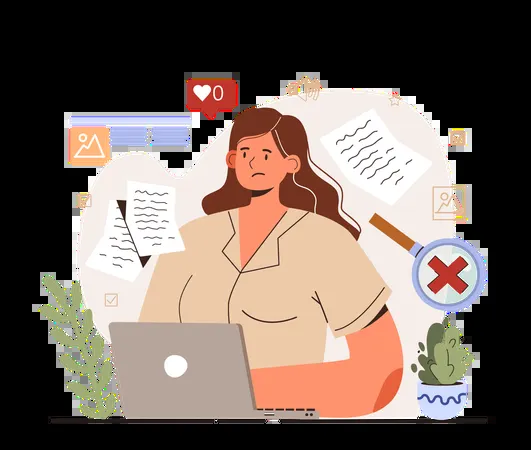
#> input picture Phase1/taskimg.webp, 531 x 450 px, found by its file name
$ python crop.py
#> lines starting #> are read from the running program, lines starting #| are printed output that depends on the picture
import cv2

image = cv2.imread('Phase2\\taskimg.webp')
#> image is the input picture: shape (450, 531, 3); mean B, G, R 94.2, 102.9, 118

if image is not None: # 100: 200 rep rows(y-axis) and vise-versa.
    cropped = image[100:200, 50: 150]
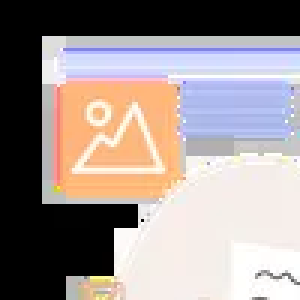
#> cropped: shape (100, 100, 3) (shown 3 times larger); mean B, G, R 143.4, 145.5, 156.1
    cv2.imshow('Original Image', image)
    cv2.imshow('Cropped Image', cropped)
    cv2.waitKey(0)
    cv2.destroyAllWindows()
